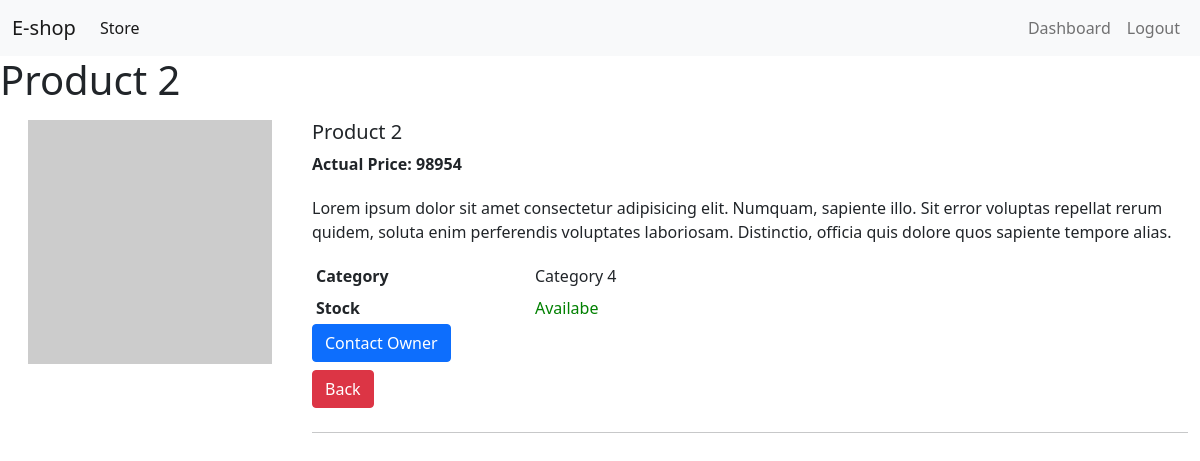
Page /detail?prodid=1002 (signed in) on the committed database.
### store/models.py (models this page shows, shortened)
class Product(models.Model):
    productId = models.IntegerField()
    category  = models.ForeignKey(Category, on_delete=models.CASCADE)
    name      = models.CharField(max_length=50)
    image     = models.CharField(max_length=50)
    stock     = models.BooleanField(default=True)
    price     = models.IntegerField(default=0)
    sprice    = models.IntegerField(default=0)
    uid       = models.ForeignKey(Customer, on_delete=models.CASCADE,null=True, blank=True)
    views     = models.IntegerField(default = 0)
    @staticmethod
    def get_products_by_id(ids):
        return Product.objects.filter(productId =ids)

### store/category.py (models this page shows, shortened)
class Category(models.Model):
    name = models.CharField(max_length=20)
    def __str__(self):
        return self.name

### store/views.py (the view)
# urls.py: path('detail', views.detail, name='detail'),
def detail(request): #detail page
    product = None
    proid = None
    proid = request.GET.get('prodid')
    product = Product.get_products_by_id(proid)
    if request.session['customer']:
        cid = request.session['customer']
        p = 0
        p =product[0].views + 1 #no. of views of a perticular product
        product.update(views = p)
        product[0].save()
        cus = Customer.objects.get(id=cid) #saving in visited table
        vis = Visited(email = cus.email, product =proid)
        vis.save()
    data = {}
    data["product"] = product
    data["id"]=product[0].productId
    return render(request,'details.html',data)
    pass

### store/templates/details.html (shortened to what this page needs)
{% extends 'base.html' %}
{% block content %}
{% for pro in product %}
<h1>{{pro.name}}</h1>
<section class="mb-5">
  <div class="row mx-auto mt-3">
    <div class="col-md-3 mb-4 mb-md-0">
        <div class="row product-gallery mx-1">
          <div class="col-12 mb-0 ">
            <figure class="view overlay rounded z-depth-1 main-img">
                <img src= {{pro.image}}
                  class="img-fluid z-depth-1">
            </figure>
          </div>
      </div>
    </div>
    <div class="col-md-9">
      <h5>{{pro.name}}</h5>
      {% if pro.price != pro.sprice %}
      <p><span class="mr-1"><strong>Actual Price: <del>{{pro.price}}</del></strong></span></p>
      <p><span class="mr-1"><strong> Sale Price: {{pro.sprice}}</strong></span></p>
      {% else %}
      <p><span class="mr-1"><strong>Actual Price: {{pro.price}}</strong></span></p>
      {% endif %}
      <p class="pt-1">Lorem ipsum dolor sit amet consectetur adipisicing elit. Numquam, sapiente illo. Sit
        error voluptas repellat rerum quidem, soluta enim perferendis voluptates laboriosam. Distinctio,
        officia quis dolore quos sapiente tempore alias.</p>
      <div class="table-responsive">
        <table class="table table-sm table-borderless mb-0">
          <tbody>
            <tr>
              <th class="pl-0 w-25" scope="row"><strong>Category</strong></th>
              <td>{{pro.category}}</td>
            </tr>
            <tr>
              <th class="pl-0 w-25" scope="row"><strong>Stock</strong></th>
              {% if pro.stock %}
              <td style="color:green;">Availabe</td>
              {% else %}
              <td style="color:red;">Out of stock</td>
              {% endif %}
            </tr>
          </tbody>
        </table>
        {% endfor %}
<button onclick="myFunction()"class="btn btn-primary btn-md mr-1 mb-2 pl-2 mx-auto">Contact Owner</button>
  <form class="ml-3 mr-3" action="{% url 'index' %}?prodid={{id}}" method = "POST">
<button type="submit" class="btn btn-danger  btn-md mr-1 mb-2 pl-2 mx-auto">Back</button>
  </form>
      </div>
      <hr>
    </div>
  </div>
</section>
{% endblock content %}

### rows in the picture
Product: name "Product 2", price "98954", category "Category 4", stock "Availabe"
